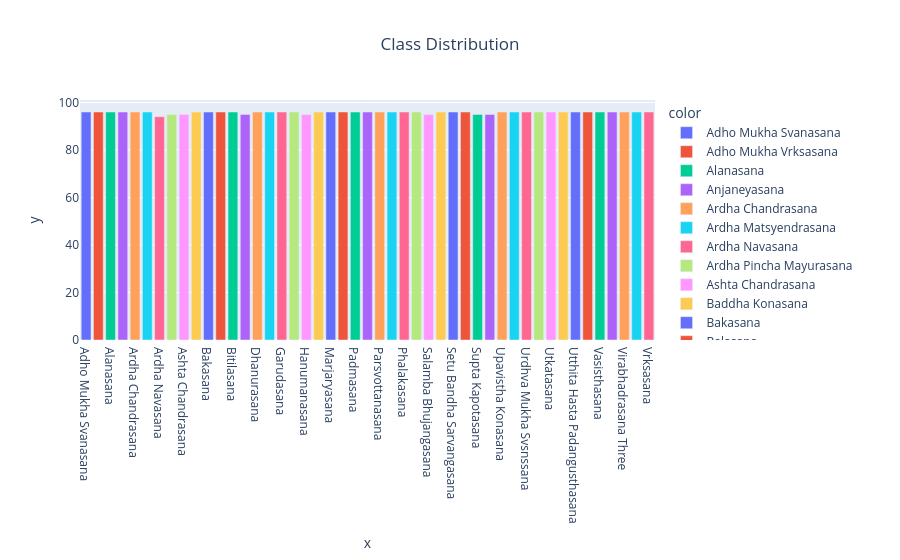

Notebook source saved alongside this figure:
### Code cell
#Bar Plot
fig = px.bar(x=class_names, y=class_dis, color=class_names, title="Class Distribution")
fig.update_layout({'title':{'x':0.5}})
fig.show()

### Figure 1 — Plotly figure (JSON) as saved in the notebook; plotly's stock layout.template omitted (floating-point values rounded to 4 significant figures)
{"data": [{"alignmentgroup": "True", "hovertemplate": "color=Adho Mukha Svanasana<br>x=%{x}<br>y=%{y}<extra></extra>", "legendgroup": "Adho Mukha Svanasana", "marker": {"color": "#636efa", "pattern": {"shape": ""}}, "name": "Adho Mukha Svanasana", "offsetgroup": "Adho Mukha Svanasana", "orientation": "v", "showlegend": true, "textposition": "auto", "type": "bar", "x": ["Adho Mukha Svanasana"], "xaxis": "x", "y": [96], "yaxis": "y"}, {"alignmentgroup": "True", "hovertemplate": "color=Adho Mukha Vrksasana<br>x=%{x}<br>y=%{y}<extra></extra>", "legendgroup": "Adho Mukha Vrksasana", "marker": {"color": "#EF553B", "pattern": {"shape": ""}}, "name": "Adho Mukha Vrksasana", "offsetgroup": "Adho Mukha Vrksasana", "orientation": "v", "showlegend": true, "textposition": "auto", "type": "bar", "x": ["Adho Mukha Vrksasana"], "xaxis": "x", "y": [96], "yaxis": "y"}, {"alignmentgroup": "True", "hovertemplate": "color=Alanasana<br>x=%{x}<br>y=%{y}<extra></extra>", "legendgroup": "Alanasana", "marker": {"color": "#00cc96", "pattern": {"shape": ""}}, "name": "Alanasana", "offsetgroup": "Alanasana", "orientation": "v", "showlegend": true, "textposition": "auto", "type": "bar", "x": ["Alanasana"], "xaxis": "x", "y": [96], "yaxis": "y"}, {"alignmentgroup": "True", "hovertemplate": "color=Anjaneyasana<br>x=%{x}<br>y=%{y}<extra></extra>", "legendgroup": "Anjaneyasana", "marker": {"color": "#ab63fa", "pattern": {"shape": ""}}, "name": "Anjaneyasana", "offsetgroup": "Anjaneyasana", "orientation": "v", "showlegend": true, "textposition": "auto", "type": "bar", "x": ["Anjaneyasana"], "xaxis": "x", "y": [96], "yaxis": "y"}, {"alignmentgroup": "True", "hovertemplate": "color=Ardha Chandrasana<br>x=%{x}<br>y=%{y}<extra></extra>", "legendgroup": "Ardha Chandrasana", "marker": {"color": "#FFA15A", "pattern": {"shape": ""}}, "name": "Ardha Chandrasana", "offsetgroup": "Ardha Chandrasana", "orientation": "v", "showlegend": true, "textposition": "auto", "type": "bar", "x": ["Ardha Chandrasana"], "xaxis": "x", "y": [96], "yaxis": "y"}, {"alignmentgroup": "True", "hovertemplate": "color=Ardha Matsyendrasana<br>x=%{x}<br>y=%{y}<extra></extra>", "legendgroup": "Ardha Matsyendrasana", "marker": {"color": "#19d3f3", "pattern": {"shape": ""}}, "name": "Ardha Matsyendrasana", "offsetgroup": "Ardha Matsyendrasana", "orientation": "v", "showlegend": true, "textposition": "auto", "type": "bar", "x": ["Ardha Matsyendrasana"], "xaxis": "x", "y": [96], "yaxis": "y"}, {"alignmentgroup": "True", "hovertemplate": "color=Ardha Navasana<br>x=%{x}<br>y=%{y}<extra></extra>", "legendgroup": "Ardha Navasana", "marker": {"color": "#FF6692", "pattern": {"shape": ""}}, "name": "Ardha Navasana", "offsetgroup": "Ardha Navasana", "orientation": "v", "showlegend": true, "textposition": "auto", "type": "bar", "x": ["Ardha Navasana"], "xaxis": "x", "y": [94], "yaxis": "y"}, {"alignmentgroup": "True", "hovertemplate": "color=Ardha Pincha Mayurasana<br>x=%{x}<br>y=%{y}<extra></extra>", "legendgroup": "Ardha Pincha Mayurasana", "marker": {"color": "#B6E880", "pattern": {"shape": ""}}, "name": "Ardha Pincha Mayurasana", "offsetgroup": "Ardha Pincha Mayurasana", "orientation": "v", "showlegend": true, "textposition": "auto", "type": "bar", "x": ["Ardha Pincha Mayurasana"], "xaxis": "x", "y": [95], "yaxis": "y"}, {"alignmentgroup": "True", "hovertemplate": "color=Ashta Chandrasana<br>x=%{x}<br>y=%{y}<extra></extra>", "legendgroup": "Ashta Chandrasana", "marker": {"color": "#FF97FF", "pattern": {"shape": ""}}, "name": "Ashta Chandrasana", "offsetgroup": "Ashta Chandrasana", "orientation": "v", "showlegend": true, "textposition": "auto", "type": "bar", "x": ["Ashta Chandrasana"], "xaxis": "x", "y": [95], "yaxis": "y"}, {"alignmentgroup": "True", "hovertemplate": "color=Baddha Konasana<br>x=%{x}<br>y=%{y}<extra></extra>", "legendgroup": "Baddha Konasana", "marker": {"color": "#FECB52", "pattern": {"shape": ""}}, "name": "Baddha Konasana", "offsetgroup": "Baddha Konasana", "orientation": "v", "showlegend": true, "textposition": "auto", "type": "bar", "x": ["Baddha Konasana"], "xaxis": "x", "y": [96], "yaxis": "y"}, {"alignmentgroup": "True", "hovertemplate": "color=Bakasana<br>x=%{x}<br>y=%{y}<extra></extra>", "legendgroup": "Bakasana", "marker": {"color": "#636efa", "pattern": {"shape": ""}}, "name": "Bakasana", "offsetgroup": "Bakasana", "orientation": "v", "showlegend": true, "textposition": "auto", "type": "bar", "x": ["Bakasana"], "xaxis": "x", "y": [96], "yaxis": "y"}, {"alignmentgroup": "True", "hovertemplate": "color=Balasana<br>x=%{x}<br>y=%{y}<extra></extra>", "legendgroup": "Balasana", "marker": {"color": "#EF553B", "pattern": {"shape": ""}}, "name": "Balasana", "offsetgroup": "Balasana", "orientation": "v", "showlegend": true, "textposition": "auto", "type": "bar", "x": ["Balasana"], "xaxis": "x", "y": [96], "yaxis": "y"}, {"alignmentgroup": "True", "hovertemplate": "color=Bitilasana<br>x=%{x}<br>y=%{y}<extra></extra>", "legendgroup": "Bitilasana", "marker": {"color": "#00cc96", "pattern": {"shape": ""}}, "name": "Bitilasana", "offsetgroup": "Bitilasana", "orientation": "v", "showlegend": true, "textposition": "auto", "type": "bar", "x": ["Bitilasana"], "xaxis": "x", "y": [96], "yaxis": "y"}, {"alignmentgroup": "True", "hovertemplate": "color=Camatkarasana<br>x=%{x}<br>y=%{y}<extra></extra>", "legendgroup": "Camatkarasana", "marker": {"color": "#ab63fa", "pattern": {"shape": ""}}, "name": "Camatkarasana", "offsetgroup": "Camatkarasana", "orientation": "v", "showlegend": true, "textposition": "auto", "type": "bar", "x": ["Camatkarasana"], "xaxis": "x", "y": [95], "yaxis": "y"}, {"alignmentgroup": "True", "hovertemplate": "color=Dhanurasana<br>x=%{x}<br>y=%{y}<extra></extra>", "legendgroup": "Dhanurasana", "marker": {"color": "#FFA15A", "pattern": {"shape": ""}}, "name": "Dhanurasana", "offsetgroup": "Dhanurasana", "orientation": "v", "showlegend": true, "textposition": "auto", "type": "bar", "x": ["Dhanurasana"], "xaxis": "x", "y": [96], "yaxis": "y"}, {"alignmentgroup": "True", "hovertemplate": "color=Eka Pada Rajakapotasana<br>x=%{x}<br>y=%{y}<extra></extra>", "legendgroup": "Eka Pada Rajakapotasana", "marker": {"color": "#19d3f3", "pattern": {"shape": ""}}, "name": "Eka Pada Rajakapotasana", "offsetgroup": "Eka Pada Rajakapotasana", "orientation": "v", "showlegend": true, "textposition": "auto", "type": "bar", "x": ["Eka Pada Rajakapotasana"], "xaxis": "x", "y": [96], "yaxis": "y"}, {"alignmentgroup": "True", "hovertemplate": "color=Garudasana<br>x=%{x}<br>y=%{y}<extra></extra>", "legendgroup": "Garudasana", "marker": {"color": "#FF6692", "pattern": {"shape": ""}}, "name": "Garudasana", "offsetgroup": "Garudasana", "orientation": "v", "showlegend": true, "textposition": "auto", "type": "bar", "x": ["Garudasana"], "xaxis": "x", "y": [96], "yaxis": "y"}, {"alignmentgroup": "True", "hovertemplate": "color=Halasana<br>x=%{x}<br>y=%{y}<extra></extra>", "legendgroup": "Halasana", "marker": {"color": "#B6E880", "pattern": {"shape": ""}}, "name": "Halasana", "offsetgroup": "Halasana", "orientation": "v", "showlegend": true, "textposition": "auto", "type": "bar", "x": ["Halasana"], "xaxis": "x", "y": [96], "yaxis": "y"}, {"alignmentgroup": "True", "hovertemplate": "color=Hanumanasana<br>x=%{x}<br>y=%{y}<extra></extra>", "legendgroup": "Hanumanasana", "marker": {"color": "#FF97FF", "pattern": {"shape": ""}}, "name": "Hanumanasana", "offsetgroup": "Hanumanasana", "orientation": "v", "showlegend": true, "textposition": "auto", "type": "bar", "x": ["Hanumanasana"], "xaxis": "x", "y": [95], "yaxis": "y"}, {"alignmentgroup": "True", "hovertemplate": "color=Malasana<br>x=%{x}<br>y=%{y}<extra></extra>", "legendgroup": "Malasana", "marker": {"color": "#FECB52", "pattern": {"shape": ""}}, "name": "Malasana", "offsetgroup": "Malasana", "orientation": "v", "showlegend": true, "textposition": "auto", "type": "bar", "x": ["Malasana"], "xaxis": "x", "y": [96], "yaxis": "y"}, {"alignmentgroup": "True", "hovertemplate": "color=Marjaryasana<br>x=%{x}<br>y=%{y}<extra></extra>", "legendgroup": "Marjaryasana", "marker": {"color": "#636efa", "pattern": {"shape": ""}}, "name": "Marjaryasana", "offsetgroup": "Marjaryasana", "orientation": "v", "showlegend": true, "textposition": "auto", "type": "bar", "x": ["Marjaryasana"], "xaxis": "x", "y": [96], "yaxis": "y"}, {"alignmentgroup": "True", "hovertemplate": "color=Navasana<br>x=%{x}<br>y=%{y}<extra></extra>", "legendgroup": "Navasana", "marker": {"color": "#EF553B", "pattern": {"shape": ""}}, "name": "Navasana", "offsetgroup": "Navasana", "orientation": "v", "showlegend": true, "textposition": "auto", "type": "bar", "x": ["Navasana"], "xaxis": "x", "y": [96], "yaxis": "y"}, {"alignmentgroup": "True", "hovertemplate": "color=Padmasana<br>x=%{x}<br>y=%{y}<extra></extra>", "legendgroup": "Padmasana", "marker": {"color": "#00cc96", "pattern": {"shape": ""}}, "name": "Padmasana", "offsetgroup": "Padmasana", "orientation": "v", "showlegend": true, "textposition": "auto", "type": "bar", "x": ["Padmasana"], "xaxis": "x", "y": [96], "yaxis": "y"}, {"alignmentgroup": "True", "hovertemplate": "color=Parsva Virabhadrasana<br>x=%{x}<br>y=%{y}<extra></extra>", "legendgroup": "Parsva Virabhadrasana", "marker": {"color": "#ab63fa", "pattern": {"shape": ""}}, "name": "Parsva Virabhadrasana", "offsetgroup": "Parsva Virabhadrasana", "orientation": "v", "showlegend": true, "textposition": "auto", "type": "bar", "x": ["Parsva Virabhadrasana"], "xaxis": "x", "y": [96], "yaxis": "y"}, {"alignmentgroup": "True", "hovertemplate": "color=Parsvottanasana<br>x=%{x}<br>y=%{y}<extra></extra>", "legendgroup": "Parsvottanasana", "marker": {"color": "#FFA15A", "pattern": {"shape": ""}}, "name": "Parsvottanasana", "offsetgroup": "Parsvottanasana", "orientation": "v", "showlegend": true, "textposition": "auto", "type": "bar", "x": ["Parsvottanasana"], "xaxis": "x", "y": [96], "yaxis": "y"}, {"alignmentgroup": "True", "hovertemplate": "color=Paschimottanasana<br>x=%{x}<br>y=%{y}<extra></extra>", "legendgroup": "Paschimottanasana", "marker": {"color": "#19d3f3", "pattern": {"shape": ""}}, "name": "Paschimottanasana", "offsetgroup": "Paschimottanasana", "orientation": "v", "showlegend": true, "textposition": "auto", "type": "bar", "x": ["Paschimottanasana"], "xaxis": "x", "y": [96], "yaxis": "y"}, {"alignmentgroup": "True", "hovertemplate": "color=Phalakasana<br>x=%{x}<br>y=%{y}<extra></extra>", "legendgroup": "Phalakasana", "marker": {"color": "#FF6692", "pattern": {"shape": ""}}, "name": "Phalakasana", "offsetgroup": "Phalakasana", "orientation": "v", "showlegend": true, "textposition": "auto", "type": "bar", "x": ["Phalakasana"], "xaxis": "x", "y": [96], "yaxis": "y"}, {"alignmentgroup": "True", "hovertemplate": "color=Pincha Mayurasana<br>x=%{x}<br>y=%{y}<extra></extra>", "legendgroup": "Pincha Mayurasana", "marker": {"color": "#B6E880", "pattern": {"shape": ""}}, "name": "Pincha Mayurasana", "offsetgroup": "Pincha Mayurasana", "orientation": "v", "showlegend": true, "textposition": "auto", "type": "bar", "x": ["Pincha Mayurasana"], "xaxis": "x", "y": [96], "yaxis": "y"}, {"alignmentgroup": "True", "hovertemplate": "color=Salamba Bhujangasana<br>x=%{x}<br>y=%{y}<extra></extra>", "legendgroup": "Salamba Bhujangasana", "marker": {"color": "#FF97FF", "pattern": {"shape": ""}}, "name": "Salamba Bhujangasana", "offsetgroup": "Salamba Bhujangasana", "orientation": "v", "showlegend": true, "textposition": "auto", "type": "bar", "x": ["Salamba Bhujangasana"], "xaxis": "x", "y": [95], "yaxis": "y"}, {"alignmentgroup": "True", "hovertemplate": "color=Salamba Sarvangasana<br>x=%{x}<br>y=%{y}<extra></extra>", "legendgroup": "Salamba Sarvangasana", "marker": {"color": "#FECB52", "pattern": {"shape": ""}}, "name": "Salamba Sarvangasana", "offsetgroup": "Salamba Sarvangasana", "orientation": "v", "showlegend": true, "textposition": "auto", "type": "bar", "x": ["Salamba Sarvangasana"], "xaxis": "x", "y": [96], "yaxis": "y"}, {"alignmentgroup": "True", "hovertemplate": "color=Setu Bandha Sarvangasana<br>x=%{x}<br>y=%{y}<extra></extra>", "legendgroup": "Setu Bandha Sarvangasana", "marker": {"color": "#636efa", "pattern": {"shape": ""}}, "name": "Setu Bandha Sarvangasana", "offsetgroup": "Setu Bandha Sarvangasana", "orientation": "v", "showlegend": true, "textposition": "auto", "type": "bar", "x": ["Setu Bandha Sarvangasana"], "xaxis": "x", "y": [96], "yaxis": "y"}, {"alignmentgroup": "True", "hovertemplate": "color=Sivasana<br>x=%{x}<br>y=%{y}<extra></extra>", "legendgroup": "Sivasana", "marker": {"color": "#EF553B", "pattern": {"shape": ""}}, "name": "Sivasana", "offsetgroup": "Sivasana", "orientation": "v", "showlegend": true, "textposition": "auto", "type": "bar", "x": ["Sivasana"], "xaxis": "x", "y": [96], "yaxis": "y"}, {"alignmentgroup": "True", "hovertemplate": "color=Supta Kapotasana<br>x=%{x}<br>y=%{y}<extra></extra>", "legendgroup": "Supta Kapotasana", "marker": {"color": "#00cc96", "pattern": {"shape": ""}}, "name": "Supta Kapotasana", "offsetgroup": "Supta Kapotasana", "orientation": "v", "showlegend": true, "textposition": "auto", "type": "bar", "x": ["Supta Kapotasana"], "xaxis": "x", "y": [95], "yaxis": "y"}, {"alignmentgroup": "True", "hovertemplate": "color=Trikonasana<br>x=%{x}<br>y=%{y}<extra></extra>", "legendgroup": "Trikonasana", "marker": {"color": "#ab63fa", "pattern": {"shape": ""}}, "name": "Trikonasana", "offsetgroup": "Trikonasana", "orientation": "v", "showlegend": true, "textposition": "auto", "type": "bar", "x": ["Trikonasana"], "xaxis": "x", "y": [95], "yaxis": "y"}, {"alignmentgroup": "True", "hovertemplate": "color=Upavistha Konasana<br>x=%{x}<br>y=%{y}<extra></extra>", "legendgroup": "Upavistha Konasana", "marker": {"color": "#FFA15A", "pattern": {"shape": ""}}, "name": "Upavistha Konasana", "offsetgroup": "Upavistha Konasana", "orientation": "v", "showlegend": true, "textposition": "auto", "type": "bar", "x": ["Upavistha Konasana"], "xaxis": "x", "y": [96], "yaxis": "y"}, {"alignmentgroup": "True", "hovertemplate": "color=Urdhva Dhanurasana<br>x=%{x}<br>y=%{y}<extra></extra>", "legendgroup": "Urdhva Dhanurasana", "marker": {"color": "#19d3f3", "pattern": {"shape": ""}}, "name": "Urdhva Dhanurasana", "offsetgroup": "Urdhva Dhanurasana", "orientation": "v", "showlegend": true, "textposition": "auto", "type": "bar", "x": ["Urdhva Dhanurasana"], "xaxis": "x", "y": [96], "yaxis": "y"}, {"alignmentgroup": "True", "hovertemplate": "color=Urdhva Mukha Svsnssana<br>x=%{x}<br>y=%{y}<extra></extra>", "legendgroup": "Urdhva Mukha Svsnssana", "marker": {"color": "#FF6692", "pattern": {"shape": ""}}, "name": "Urdhva Mukha Svsnssana", "offsetgroup": "Urdhva Mukha Svsnssana", "orientation": "v", "showlegend": true, "textposition": "auto", "type": "bar", "x": ["Urdhva Mukha Svsnssana"], "xaxis": "x", "y": [96], "yaxis": "y"}, {"alignmentgroup": "True", "hovertemplate": "color=Ustrasana<br>x=%{x}<br>y=%{y}<extra></extra>", "legendgroup": "Ustrasana", "marker": {"color": "#B6E880", "pattern": {"shape": ""}}, "name": "Ustrasana", "offsetgroup": "Ustrasana", "orientation": "v", "showlegend": true, "textposition": "auto", "type": "bar", "x": ["Ustrasana"], "xaxis": "x", "y": [96], "yaxis": "y"}, {"alignmentgroup": "True", "hovertemplate": "color=Utkatasana<br>x=%{x}<br>y=%{y}<extra></extra>", "legendgroup": "Utkatasana", "marker": {"color": "#FF97FF", "pattern": {"shape": ""}}, "name": "Utkatasana", "offsetgroup": "Utkatasana", "orientation": "v", "showlegend": true, "textposition": "auto", "type": "bar", "x": ["Utkatasana"], "xaxis": "x", "y": [96], "yaxis": "y"}, {"alignmentgroup": "True", "hovertemplate": "color=Uttanasana<br>x=%{x}<br>y=%{y}<extra></extra>", "legendgroup": "Uttanasana", "marker": {"color": "#FECB52", "pattern": {"shape": ""}}, "name": "Uttanasana", "offsetgroup": "Uttanasana", "orientation": "v", "showlegend": true, "textposition": "auto", "type": "bar", "x": ["Uttanasana"], "xaxis": "x", "y": [96], "yaxis": "y"}, {"alignmentgroup": "True", "hovertemplate": "color=Utthita Hasta Padangusthasana<br>x=%{x}<br>y=%{y}<extra></extra>", "legendgroup": "Utthita Hasta Padangusthasana", "marker": {"color": "#636efa", "pattern": {"shape": ""}}, "name": "Utthita Hasta Padangusthasana", "offsetgroup": "Utthita Hasta Padangusthasana", "orientation": "v", "showlegend": true, "textposition": "auto", "type": "bar", "x": ["Utthita Hasta Padangusthasana"], "xaxis": "x", "y": [96], "yaxis": "y"}, {"alignmentgroup": "True", "hovertemplate": "color=Utthita Parsvakonasana<br>x=%{x}<br>y=%{y}<extra></extra>", "legendgroup": "Utthita Parsvakonasana", "marker": {"color": "#EF553B", "pattern": {"shape": ""}}, "name": "Utthita Parsvakonasana", "offsetgroup": "Utthita Parsvakonasana", "orientation": "v", "showlegend": true, "textposition": "auto", "type": "bar", "x": ["Utthita Parsvakonasana"], "xaxis": "x", "y": [96], "yaxis": "y"}, {"alignmentgroup": "True", "hovertemplate": "color=Vasisthasana<br>x=%{x}<br>y=%{y}<extra></extra>", "legendgroup": "Vasisthasana", "marker": {"color": "#00cc96", "pattern": {"shape": ""}}, "name": "Vasisthasana", "offsetgroup": "Vasisthasana", "orientation": "v", "showlegend": true, "textposition": "auto", "type": "bar", "x": ["Vasisthasana"], "xaxis": "x", "y": [96], "yaxis": "y"}, {"alignmentgroup": "True", "hovertemplate": "color=Virabhadrasana One<br>x=%{x}<br>y=%{y}<extra></extra>", "legendgroup": "Virabhadrasana One", "marker": {"color": "#ab63fa", "pattern": {"shape": ""}}, "name": "Virabhadrasana One", "offsetgroup": "Virabhadrasana One", "orientation": "v", "showlegend": true, "textposition": "auto", "type": "bar", "x": ["Virabhadrasana One"], "xaxis": "x", "y": [96], "yaxis": "y"}, {"alignmentgroup": "True", "hovertemplate": "color=Virabhadrasana Three<br>x=%{x}<br>y=%{y}<extra></extra>", "legendgroup": "Virabhadrasana Three", "marker": {"color": "#FFA15A", "pattern": {"shape": ""}}, "name": "Virabhadrasana Three", "offsetgroup": "Virabhadrasana Three", "orientation": "v", "showlegend": true, "textposition": "auto", "type": "bar", "x": ["Virabhadrasana Three"], "xaxis": "x", "y": [96], "yaxis": "y"}, {"alignmentgroup": "True", "hovertemplate": "color=Virabhadrasana Two<br>x=%{x}<br>y=%{y}<extra></extra>", "legendgroup": "Virabhadrasana Two", "marker": {"color": "#19d3f3", "pattern": {"shape": ""}}, "name": "Virabhadrasana Two", "offsetgroup": "Virabhadrasana Two", "orientation": "v", "showlegend": true, "textposition": "auto", "type": "bar", "x": ["Virabhadrasana Two"], "xaxis": "x", "y": [96], "yaxis": "y"}, {"alignmentgroup": "True", "hovertemplate": "color=Vrksasana<br>x=%{x}<br>y=%{y}<extra></extra>", "legendgroup": "Vrksasana", "marker": {"color": "#FF6692", "pattern": {"shape": ""}}, "name": "Vrksasana", "offsetgroup": "Vrksasana", "orientation": "v", "showlegend": true, "textposition": "auto", "type": "bar", "x": ["Vrksasana"], "xaxis": "x", "y": [96], "yaxis": "y"}], "layout": {"barmode": "relative", "legend": {"title": {"text": "color"}, "tracegroupgap": 0}, "title": {"text": "Class Distribution", "x": 0.5}, "xaxis": {"anchor": "y", "domain": [0, 1], "title": {"text": "x"}}, "yaxis": {"anchor": "x", "domain": [0, 1], "title": {"text": "y"}}}}
